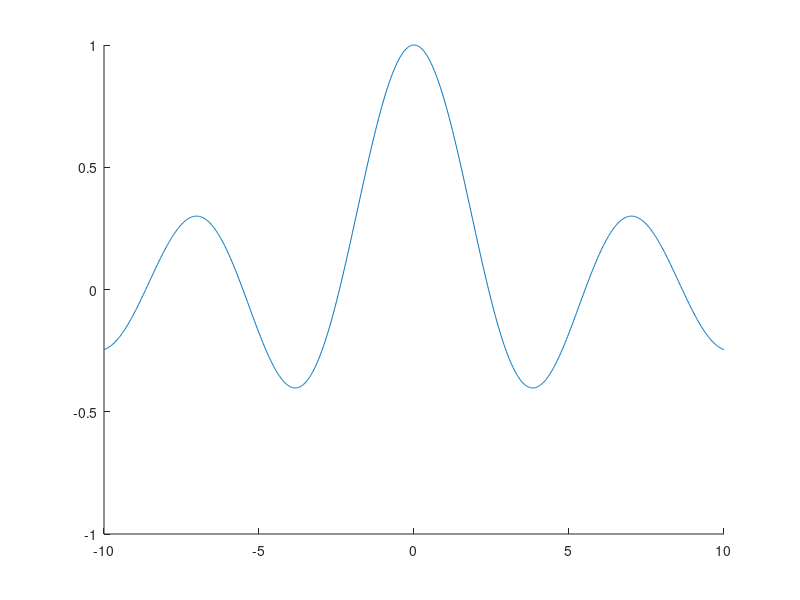

Source code (MATLAB): (Note: this script raises an error after producing the figure.)
clear all
%axis
x = linspace(-10,10,1024);

c1 = [1 0.2 0];
c2 = [0 0 1];
r = linspace(c1(1),c2(1),5)';
g = linspace(c1(2),c2(2),5)';
b = linspace(c1(3),c2(3),5)';
cmap = [r,g,b];
figure(1)
clf
for ii=1:5
    tmp = besselj(ii-1,x);
    hold on
    a=plot(x,tmp);
    a.LineWidth = 1.75;
    a.Color = cmap(ii,:);
end